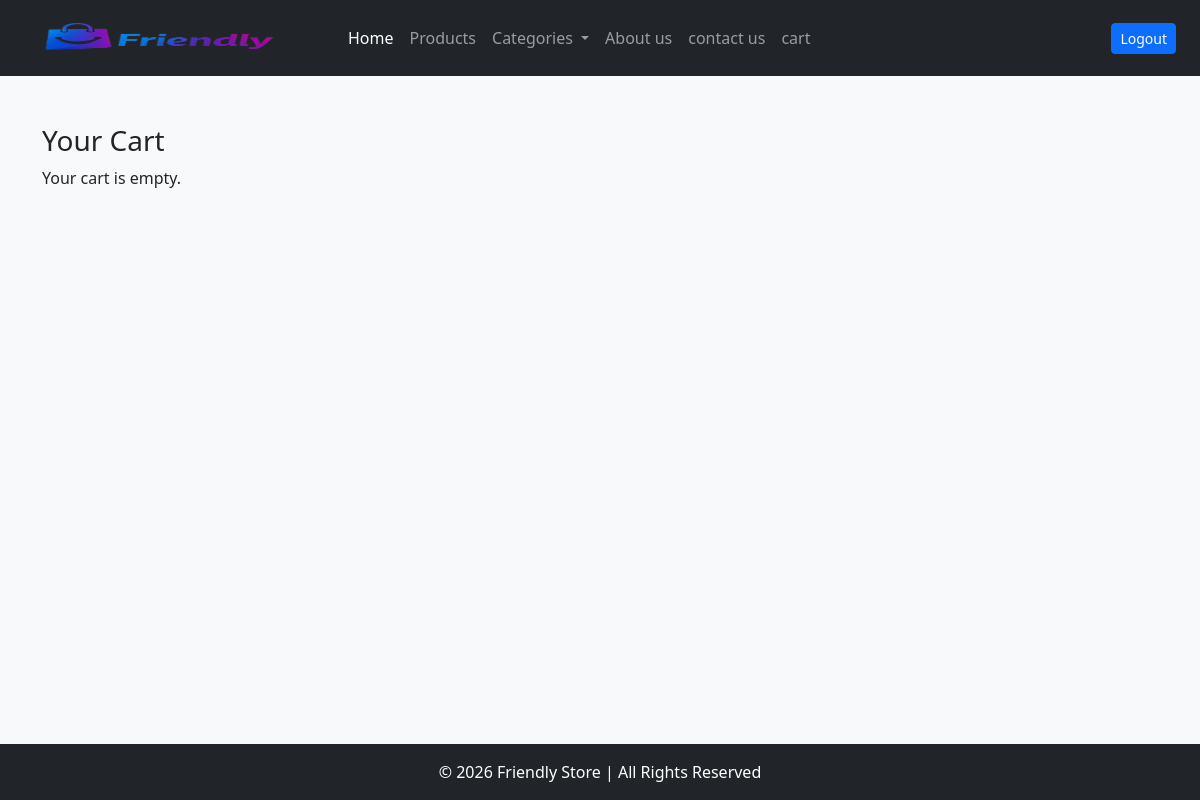
Page /cart/ (signed in) on the earlier database version.
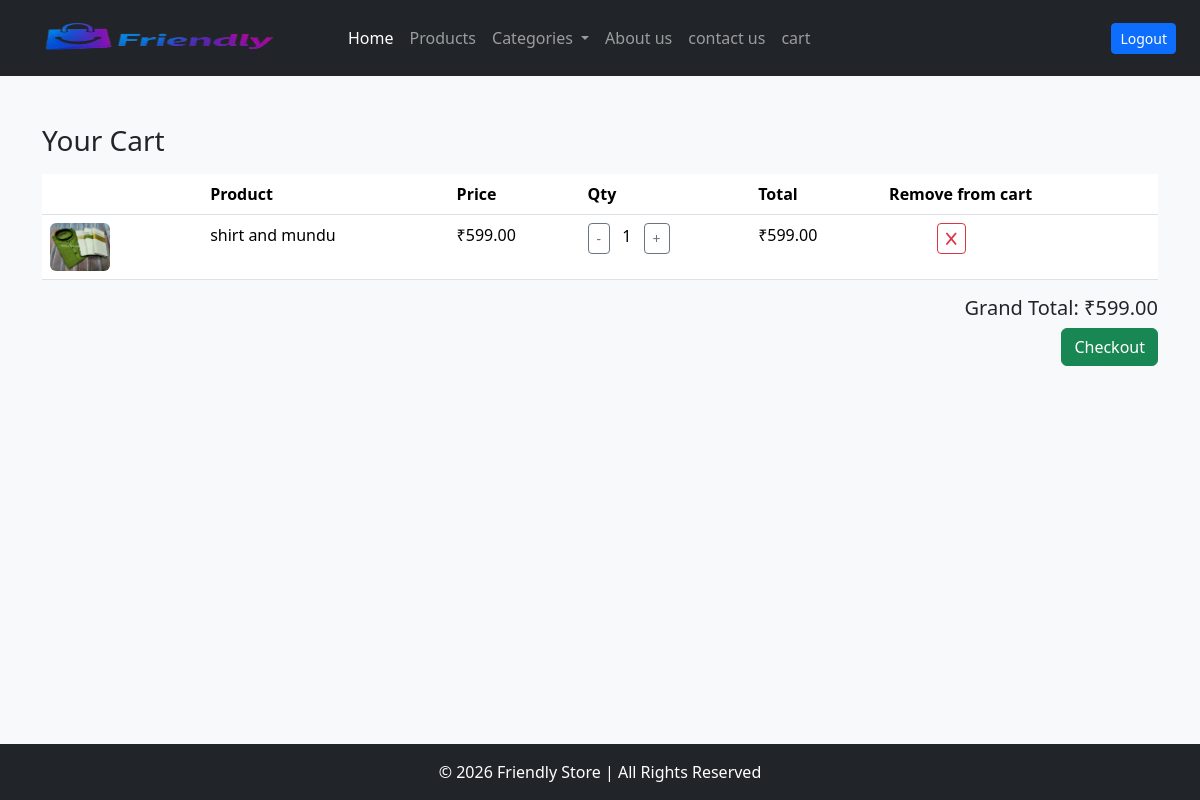
Same page on the later database version.
### ecomapp/models.py (models this page shows, shortened)
class CartItem(models.Model):
    cart = models.ForeignKey(Cart, on_delete=models.CASCADE, related_name='items',null=True)
    product = models.ForeignKey(Product, on_delete=models.CASCADE)
    quantity = models.PositiveIntegerField(default=1)
    @property
    def total_price(self):
        return self.product.price * self.quantity

class Product(models.Model):
    name=models.CharField(max_length=200)
    description=models.TextField()
    price=models.DecimalField(max_digits=10, decimal_places=2)
    stock=models.IntegerField()
    category=models.ForeignKey(Category, on_delete=models.CASCADE)
    product_image=models.ImageField(upload_to='products/')
    is_active=models.BooleanField(default=True)

### ecomapp/views.py (the view)
# urls.py: path('cart/', views.cart_view, name='cart'),
@login_required
def cart_view(request):
    cart_items = CartItem.objects.filter(cart__user=request.user)
    total_price = 0
    for item in cart_items:
        total_price += item.total_price   # assuming total_price property exists
    context = {
        'cart_items': cart_items,
        'total_price': total_price
    }
    return render(request, 'cart.html', context)

### templates/cart.html (shortened to what this page needs)
{% extends 'base.html' %}
{% block content %}
<div class="container mt-5">
    <h3>Your Cart</h3>
    {% if cart_items %}
    <div class="d-none d-md-block">
    <table class="table mt-3">
        <thead>
            <tr>
                <th></th>
                <th>Product</th>
                <th>Price</th>
                <th>Qty</th>
                <th>Total</th>
                <th>Remove from cart</th>
            </tr>
        </thead>
        <tbody>
            {% for item in cart_items %}
            <tr>
                <td><img src="{{ item.product.product_image.url }}" width="60" class="me-3 rounded" alt="Product Image"></td>
                <td>{{ item.product.name }}</td>
                <td>₹{{ item.product.price }}</td>
                <td>
                    <a href="{% url 'decrease_quantity' item.id %}" class="btn btn-sm btn-outline-secondary">-</a>
                    <span class='mx-2'>
                        {{ item.quantity }}
                    </span>
                    <a href="{% url 'increase_quantity' item.id %}" class="btn btn-sm btn-outline-secondary">+</a>
                </td>
                <td>₹{{ item.total_price }}</td>
                <td>
                    <a href="{% url 'remove_from_cart' item.id %}" class="btn btn-sm btn-outline-danger ms-5"><i class="fa-solid fa-x"></i></a>
                </td>
            </tr>
            {% endfor %}
        </tbody>
    </table>
    </div>
    <h5 class="text-end">Grand Total: ₹{{ total_price }}</h5>
    <a href="{% url 'checkout' %}" class="btn btn-success float-end">Checkout</a>
    {% else %}
        <p>Your cart is empty.</p>
    {% endif %}
</div>
{% endblock %}

### templates/base.html (shortened to what this page needs)
{% load static %}
<!DOCTYPE html>
<html lang="en">
<head>
    <link href="https://cdn.jsdelivr.net/npm/bootstrap@5.3.2/dist/css/bootstrap.min.css" rel="stylesheet">
    <link rel="stylesheet" href="https://cdnjs.cloudflare.com/ajax/libs/font-awesome/6.5.0/css/all.min.css">
    <link rel="stylesheet" href="{% static 'css/logo.css' %}">
    <link rel="stylesheet" href="{% static 'css/product.css' %}">
</head>
<body class="d-flex flex-column min-vh-100">
<nav class="navbar navbar-expand-lg navbar-dark bg-dark">
  <div class="container-fluid px-4">
    <a class="navbar-brand d-flex align-items-center " href="#">
        <img class="main" src="{% static 'image/logo3.png' %}" >
    </a>
    <div class="collapse navbar-collapse" id="navbarNav">
      <ul class="navbar-nav me-auto mb-2 mb-lg-0">
        <li class="nav-item">
          <a class="nav-link active" href="{% url 'home' %}">Home</a>
        </li>
        <li class="nav-item">
          <a class="nav-link" href="{% url 'products' %}">Products</a>
        </li>
       <li class="nav-item dropdown">
  <a class="nav-link dropdown-toggle" href="#"
     id="categoriesDropdown"
     role="button"
     data-bs-toggle="dropdown"
     aria-expanded="false">
    Categories
  </a>
</li>
        <li class="nav-item">
          <a class="nav-link" href="{% url 'about' %}">About us</a>
        </li>
        <li class="nav-item">
          <a class="nav-link" href="{% url 'contact' %}">contact us</a>
        </li>
        <li class="nav-item">
          <a class="nav-link" href="{% url 'cart' %}">cart</a>
        </li>
      </ul>
       {% if user.is_authenticated %}
      <div class="d-flex align-items-center gap-2">
        <a href="{% url 'logout' %}" class="btn btn-primary btn-sm">
          Logout
        </a>
        {% endif %}
      </div>
    </div>
  </div>
</nav>
{% block content %}
{% endblock content %}
<footer class="bg-dark text-white text-center py-3 mt-auto ">
    <div class="container">
        <p class="mb-0">© 2026 Friendly Store | All Rights Reserved</p>
    </div>
</footer>
</body>
</html>

### static/css/logo.css (style rules this page uses)
.main { width: 300px; height: 50px; position: relative; left: -20px; bottom: 1px; }

### templates/base.html (style rules this page uses)
body { background-color:#f8f9fa; }

Differences in the rows shown:
added CartItem: product.product_image (picture), product.name "shirt and mundu", product.price "599.00", quantity "1", total_price "599.00"
Other differences:
{{ total_price }}: (not shown) → "599.00"
text no longer shown: "Your cart is empty."
text now shown: "Product Price Qty Total Remove from cart Grand Total: ₹ Checkout"
